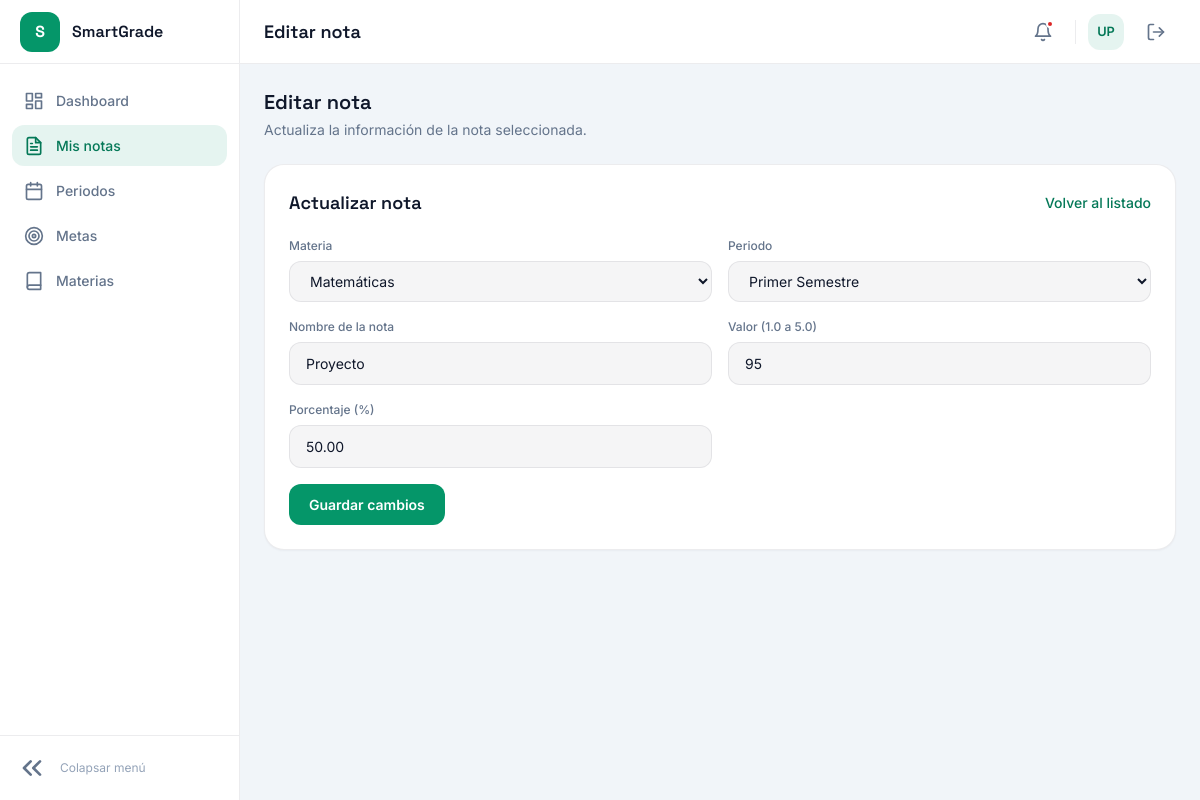
The page /views/grades/edit.php?id=3 (signed in) on the database its author committed.
### tables this page shows
CREATE TABLE IF NOT EXISTS grades (
    id INT AUTO_INCREMENT PRIMARY KEY,
    subjet_id INT NOT NULL,
    term_id INT NOT NULL,
    user_id INT NOT NULL,
    name VARCHAR(100) NOT NULL,
    value BIGINT NOT NULL,
    percentage DECIMAL(5, 2) NOT NULL,
    created_at TIMESTAMP DEFAULT CURRENT_TIMESTAMP,
    updated_at TIMESTAMP DEFAULT CURRENT_TIMESTAMP ON UPDATE CURRENT_TIMESTAMP,
    FOREIGN KEY (subjet_id) REFERENCES subjets (id) ON DELETE CASCADE,
    FOREIGN KEY (term_id) REFERENCES terms (id) ON DELETE CASCADE,
    FOREIGN KEY (user_id) REFERENCES users (id) ON DELETE CASCADE
);

CREATE TABLE IF NOT EXISTS subjets (
    id INT AUTO_INCREMENT PRIMARY KEY,
    name VARCHAR(100) NOT NULL,
    user_id INT NOT NULL,
    teacher_name VARCHAR(100) NOT NULL,
    created_at TIMESTAMP DEFAULT CURRENT_TIMESTAMP,
    FOREIGN KEY (user_id) REFERENCES users (id) ON DELETE CASCADE
);

CREATE TABLE IF NOT EXISTS terms (
    id INT AUTO_INCREMENT PRIMARY KEY,
    name VARCHAR(100) NOT NULL,
    user_id INT NOT NULL,
    is_active BOOLEAN DEFAULT FALSE,
    created_at TIMESTAMP DEFAULT CURRENT_TIMESTAMP,
    FOREIGN KEY (user_id) REFERENCES users (id) ON DELETE CASCADE
);

### logic/grades/read.php (called while the page is built, shortened)
<?php
if (!function_exists('getUserSubjetsOptions')) {
    function getUserSubjetsOptions(PDO $pdo, int $user_id): array
    {
        $stmt = $pdo->prepare('SELECT id, name FROM subjets WHERE user_id = :user_id ORDER BY name ASC');
        $stmt->execute(['user_id' => $user_id]);
        return $stmt->fetchAll();
    }
}
if (!function_exists('getUserTermsOptions')) {
    function getUserTermsOptions(PDO $pdo, int $user_id): array
    {
        $stmt = $pdo->prepare('SELECT id, name FROM terms WHERE user_id = :user_id ORDER BY created_at DESC');
        $stmt->execute(['user_id' => $user_id]);
        return $stmt->fetchAll();
    }
}
if (!function_exists('getUserGradeById')) {
    function getUserGradeById(PDO $pdo, int $user_id, int $grade_id): ?array
    {
        $stmt = $pdo->prepare(
            'SELECT
                g.id,
                g.subjet_id,
                g.term_id,
                g.name,
                g.value,
                g.percentage,
                g.created_at
            FROM grades g
            INNER JOIN subjets s ON s.id = g.subjet_id
            INNER JOIN terms t ON t.id = g.term_id
            WHERE g.id = :grade_id
              AND s.user_id = :user_id
              AND t.user_id = :user_id
            LIMIT 1'
        );
        $stmt->execute([
            'grade_id' => $grade_id,
            'user_id' => $user_id,
        ]);
        $grade = $stmt->fetch();
        return $grade ?: null;
    }
}

### views/grades/edit.php (the view, shortened to what this page needs)
<?php
require_once __DIR__ . '/../../logic/db.php';
require_once __DIR__ . '/../../logic/grades/read.php';
$id = filter_var($_GET['id'] ?? null, FILTER_VALIDATE_INT, ['options' => ['min_range' => 1]]);
$user_id = (int) $_SESSION['user_id'];
$grade = getUserGradeById($pdo, $user_id, (int) $id);
$subjets = getUserSubjetsOptions($pdo, $user_id);
$terms = getUserTermsOptions($pdo, $user_id);
$can_edit_grade = !empty($subjets) && !empty($terms);
$old = $_SESSION['grades_old'] ?? null;
$subjet_value = $old['subjet_id'] ?? (string) $grade['subjet_id'];
$term_value = $old['term_id'] ?? (string) $grade['term_id'];
$name_value = $old['name'] ?? $grade['name'];
$value_value = $old['value'] ?? (string) $grade['value'];
$percentage_value = $old['percentage'] ?? (string) $grade['percentage'];
?>
<!DOCTYPE html>
<html lang="es">
<head>
    <?php include __DIR__ . '/../header.php'; ?>
</head>
<body>
    <div class="app-shell">
        <?php include __DIR__ . '/../partials/sidebar.php'; ?>
        <div class="main-content">
            <?php include __DIR__ . '/../partials/topbar.php'; ?>
            <main class="p-6 space-y-6">
                <div>
                    <h2 class="font-display text-xl font-semibold text-heading">Editar nota</h2>
                    <p class="text-muted text-sm mt-1">Actualiza la información de la nota seleccionada.</p>
                </div>
                <section class="card p-6">
                    <div class="flex items-center justify-between gap-3 flex-wrap mb-5">
                        <h3 class="font-display text-lg font-semibold text-heading">Actualizar nota</h3>
                        <a href="index.php" class="text-sm link-accent">Volver al listado</a>
                    </div>
                    <form action="../../logic/grades/update.php" method="POST" class="grid md:grid-cols-2 gap-4" novalidate>
                        <div>
                            <label for="subjet_id" class="field-label">Materia</label>
                            <select id="subjet_id" name="subjet_id" class="input" <?= $can_edit_grade ? '' : 'disabled' ?> required>
                                <?php foreach ($subjets as $subjet): ?>
                                    <option value="<?= (int) $subjet['id'] ?>" <?= $subjet_value === (string) $subjet['id'] ? 'selected' : '' ?>>
                                        <?= htmlspecialchars($subjet['name'], ENT_QUOTES, 'UTF-8') ?>
                                    </option>
                                <?php endforeach; ?>
                            </select>
                        </div>
                        <div>
                            <label for="term_id" class="field-label">Periodo</label>
                            <select id="term_id" name="term_id" class="input" <?= $can_edit_grade ? '' : 'disabled' ?> required>
                                <?php foreach ($terms as $term): ?>
                                    <option value="<?= (int) $term['id'] ?>" <?= $term_value === (string) $term['id'] ? 'selected' : '' ?>>
                                        <?= htmlspecialchars($term['name'], ENT_QUOTES, 'UTF-8') ?>
                                    </option>
                                <?php endforeach; ?>
                            </select>
                        </div>
                        <div>
                            <label for="name" class="field-label">Nombre de la nota</label>
                            <input
                                type="text"
                                id="name"
                                name="name"
                                maxlength="100"
                                required
                                value="<?= htmlspecialchars($name_value, ENT_QUOTES, 'UTF-8') ?>"
                                class="input"
                                <?= $can_edit_grade ? '' : 'disabled' ?>>
                        </div>
                        <div>
                            <label for="value" class="field-label">Valor (1.0 a 5.0)</label>
                            <input
                                type="number"
                                id="value"
                                name="value"
                                min="1"
                                max="5"
                                step="0.1"
                                required
                                value="<?= htmlspecialchars($value_value, ENT_QUOTES, 'UTF-8') ?>"
                                class="input"
                                <?= $can_edit_grade ? '' : 'disabled' ?>>
                        </div>
                        <div>
                            <label for="percentage" class="field-label">Porcentaje (%)</label>
                            <input
                                type="number"
                                id="percentage"
                                name="percentage"
                                min="0.01"
                                max="100"
                                step="0.01"
                                required
                                value="<?= htmlspecialchars($percentage_value, ENT_QUOTES, 'UTF-8') ?>"
                                class="input"
                                <?= $can_edit_grade ? '' : 'disabled' ?>>
                        </div>
                        <div class="md:col-span-2">
                            <button type="submit" class="btn btn-primary" style="width: auto;" <?= $can_edit_grade ? '' : 'disabled' ?>>Guardar cambios</button>
                        </div>
                    </form>
                </section>
            </main>
        </div>
    </div>
</body>
</html>

### views/css/styles.css (style rules this page uses)
:root { --color-bg: #f1f5f9; --color-surface: #ffffff; --color-surface-alt: #f8fafc; --color-border: rgba(15, 23, 42, 0.08); --color-border-focus: var(--color-primary); --color-text: #0f172a; --color-text-muted: #64748b; --color-text-dim: #94a3b8; --color-text-inverse: #ffffff; --color-primary: #059669; --color-primary-hover: #047857; --color-primary-soft: rgba(5, 150, 105, 0.1); --color-danger: #dc2626; --color-danger-border: rgba(220, 38, 38, 0.25); --color-danger-bg: rgba(220, 38, 38, 0.08); --color-success: #059669; --color-success-border: rgba(5, 150, 105, 0.25); --color-success-bg: rgba(5, 150, 105, 0.08); --color-overlay-soft: rgba(15, 23, 42, 0.04); --color-overlay-medium: rgba(15, 23, 42, 0.06); --font-body: "Inter", sans-serif; --font-display: "Space Grotesk", sans-serif; --radius-sm: 0.375rem; --radius-md: 0.5rem; --radius-lg: 0.75rem; --radius-xl: 1rem; --radius-2xl: 1.25rem; --input-padding-y: 0.625rem; --input-padding-x: 1rem; --transition-fast: 150ms ease; }
body { font-family: var(--font-body); background-color: var(--color-bg); color: var(--color-text); }
.font-display { font-family: var(--font-display); }
.card { background-color: var(--color-surface); border: 1px solid var(--color-border); border-radius: var(--radius-2xl); }
.field-label { display: block; font-size: 0.75rem; font-weight: 500; color: var(--color-text-muted); margin-bottom: 0.375rem; }
.input { width: 100%; background-color: var(--color-overlay-soft); border: 1px solid var(--color-border); border-radius: var(--radius-lg); padding: var(--input-padding-y) var(--input-padding-x); font-size: 0.875rem; color: var(--color-text); transition: border-color var(--transition-fast), box-shadow var(--transition-fast); }
.input::placeholder { color: var(--color-text-dim); }
.btn { display: inline-flex; align-items: center; justify-content: center; font-weight: 600; font-size: 0.875rem; border-radius: var(--radius-lg); padding: var(--input-padding-y) 1.25rem; transition: background-color var(--transition-fast), transform var(--transition-fast); cursor: pointer; border: none; }
.btn-primary { background-color: var(--color-primary); color: var(--color-text-inverse); width: 100%; }
.link-accent { color: var(--color-primary-hover); font-weight: 500; }
.text-muted { color: var(--color-text-muted); }
:root { --sidebar-width-expanded: 15rem; --sidebar-width-collapsed: 4.5rem; --topbar-height: 4rem; }
.app-shell { display: flex; min-height: 100vh; background-color: var(--color-bg); }
.main-content { flex: 1; display: flex; flex-direction: column; min-width: 0; }
.text-heading { color: var(--color-text); }
.card, .widget-card { box-shadow: 0 1px 2px rgba(15, 23, 42, 0.04); }

### rows shown on the page
grades: subjet_id "Matemáticas", term_id "Primer Semestre", name "Proyecto", value "95", percentage "50.00"

### other values the page prints
$page_title "Editar nota"
$initials "UP"
